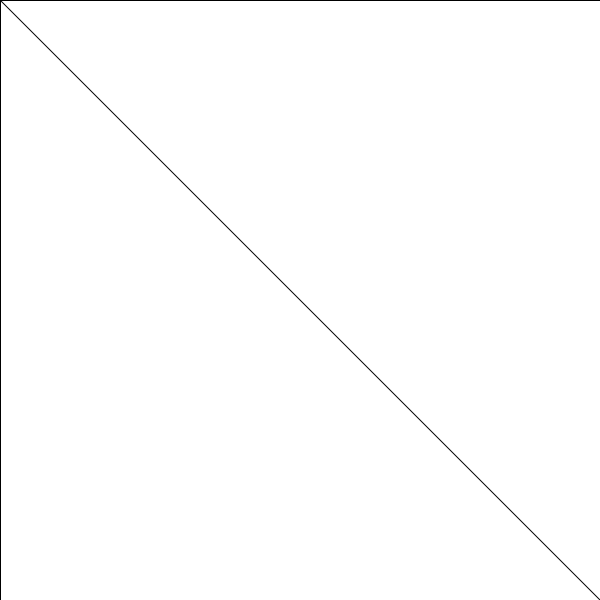
Frame 1 (no input)
Frame 60 (the mouse pressed at the canvas centre just before this capture): identical to frame 1, image omitted
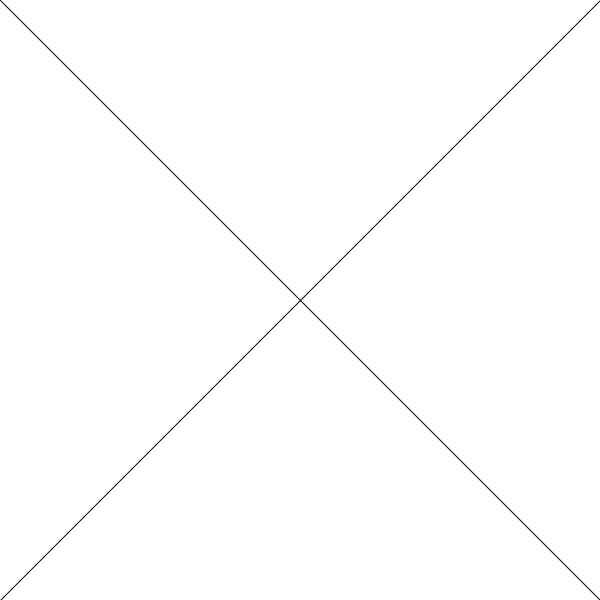
Frame 120 (the mouse held since frame 60 and released just before this capture)

The Processing sketch that drew these frames (run headless with seeded random() and noise(); from frame 60 on, the mouse is pressed at the canvas centre):

// Processing sketch: q3
// ── q3.pde
/*
Create a sketch that draws lines 
that go from the corners of the window 
to the mouse position. You should be able 
to move the mouse and have the lines follow.
*/

void setup() {
  size(600,600);
}

void draw() {
  background(255);//optional
  
  // top left
  line(0,0,mouseX, mouseY);
  // top right
  line(width,0,mouseX, mouseY);
  // bottom right
  line(width,height,mouseX, mouseY);
  // bottm left
  line(0,height,mouseX, mouseY);
}
